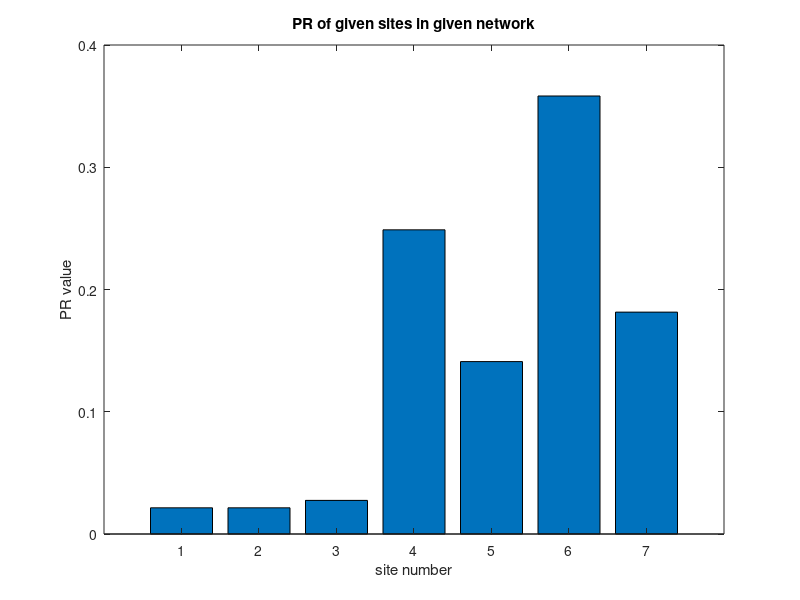

This chart was generated by the following MATLAB code:
%ex A

edges = sparse([1 1 2 2 2 3 3 3 4 4 5 5 6 6 7;
              4 6 3 4 5 5 6 7 5 6 4 6 4 7 6]);
%ex B

N = 7;
d = 0.85;

% B = sparse([],[],[],N,N);
% for col = 1:size(edges, 2)
%     B(edges(2, col), edges(1, col)) = 1;
% end
B = sparse(edges(2,:), edges(1,:), 1, N, N);
I = speye(N);
b = (linspace((1 - d)/N,(1 - d)/N,N))';
A = speye(N);
for iterator = 1:size(B, 1)
    A(iterator, iterator) = 1/sum(B(:, iterator));
end

%ex C

M = sparse(I - d*B*A);
r = sparse(M\b);

%ex D

bar(r)
title("PR of given sites in given network")
xlabel("site number")
ylabel("PR value")
saveas(gcf,'plotEx1.png')
